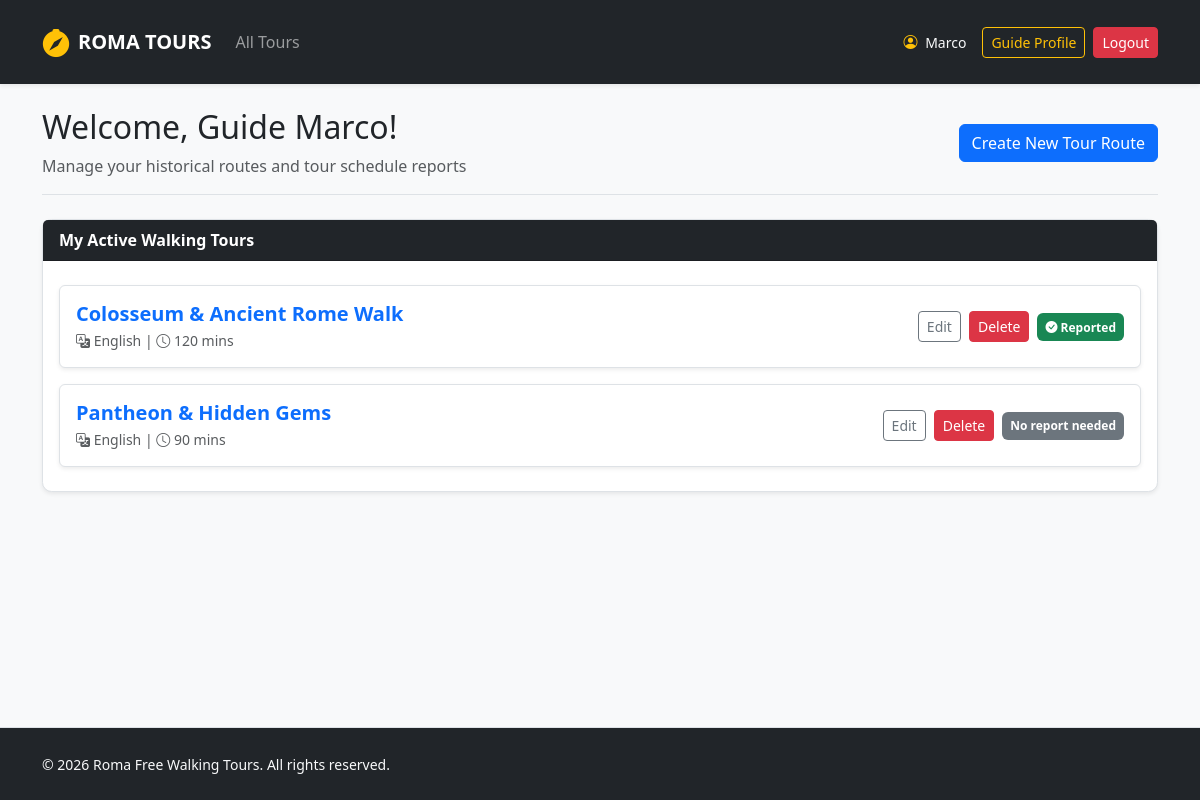
Page /guide/profile (signed in) on the earlier database version.
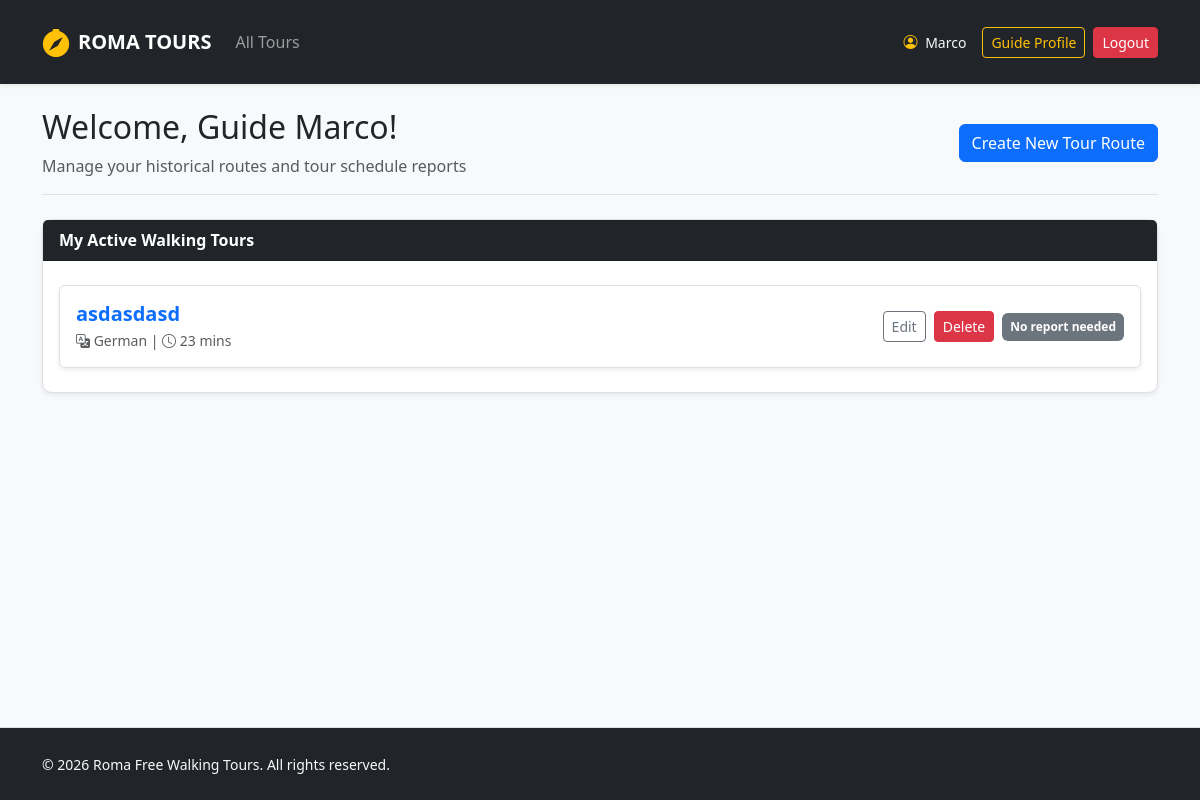
Same page on the later database version.
### tables this page shows
CREATE TABLE users (
            id INTEGER PRIMARY KEY AUTOINCREMENT,
            name TEXT NOT NULL,
            surname TEXT NOT NULL,
            email TEXT UNIQUE NOT NULL,
            password TEXT NOT NULL,
            role TEXT CHECK(role IN ('guide', 'participant', 'administrator')) NOT NULL,
            languages TEXT
        );

CREATE TABLE tours (
            id INTEGER PRIMARY KEY AUTOINCREMENT,
            guide_id INTEGER NOT NULL,
            title TEXT NOT NULL,
            meeting_point TEXT NOT NULL,
            duration INTEGER NOT NULL,
            language TEXT NOT NULL,
            max_participants INTEGER NOT NULL,
            description TEXT NOT NULL,
            stops TEXT NOT NULL,
            photos TEXT NOT NULL,
            FOREIGN KEY (guide_id) REFERENCES users(id) ON DELETE CASCADE
        );

### routes/auth_routes.py (the view)
@auth_bp.route("/guide/profile")
@login_required
@guide_required
def profile_guide():
    from dao.tours_dao import get_tours_by_guide_id
    my_tours = get_tours_by_guide_id(current_user.id)
    reportable_tours = tours_dao.get_past_tours_with_reservations(current_user.id)
    return render_template("profile_guide.html", tours=my_tours, reportable_tours=reportable_tours)

### app.py (called while the page is built)
@login_manager.user_loader
def load_user(user_id):
    db_user = get_user_by_id(user_id)
    if db_user:
        return User(
            id=db_user["id"], name=db_user["name"], surname=db_user["surname"],
            email=db_user["email"], role=db_user["role"], languages=db_user["languages"]
        )
    return None

### dao/tours_dao.py (called while the page is built)
def get_tours_by_guide_id(p_guide_id):
    query = """
        SELECT t.*, CASE WHEN tr.id IS NOT NULL THEN 1 ELSE 0 END as is_reported
        FROM tours t
        LEFT JOIN tour_reports tr ON t.id = tr.tour_id
        WHERE t.guide_id = ?
    """
    conn = sqlite3.connect(DB_FILE_PATH)
    conn.row_factory = sqlite3.Row
    cursor = conn.cursor()
    cursor.execute(query, (p_guide_id,))
    tours = cursor.fetchall()
    cursor.close()
    conn.close()
    return tours

def get_past_tours_with_reservations(p_guide_id):
    today = datetime.now().strftime("%Y-%m-%d")
    query = """
        SELECT DISTINCT t.*
        FROM tours t
        JOIN reservations r ON t.id = r.tour_id
        WHERE t.guide_id = ?
        AND r.tour_date < ?
    """
    conn = sqlite3.connect(DB_FILE_PATH)
    conn.row_factory = sqlite3.Row
    cursor = conn.cursor()
    cursor.execute(query, (p_guide_id, today))
    tours = [dict(row) for row in cursor.fetchall()]
    conn.close()
    return tours

### dao/users_dao.py (called while the page is built)
def get_user_by_id(p_id):
    query = "SELECT * FROM users WHERE id = ?"
    conn = sqlite3.connect(DB_FILE_PATH)
    conn.row_factory = sqlite3.Row
    cursor = conn.cursor()
    cursor.execute(query, (p_id,))
    db_user = cursor.fetchone()
    cursor.close()
    conn.close()
    return db_user

### routes/auth_routes.py (called while the page is built)
def guide_required(f):
    @wraps(f)
    def decorated_function(*args, **kwargs):
        if not current_user.is_authenticated or current_user.role != 'guide':
            flash("Only guides can access this page.", "danger")
            return redirect(url_for("home"))
        return f(*args, **kwargs)
    return decorated_function

### templates/profile_guide.html (shortened to what this page needs)
{% extends 'base.html' %}
{% block content %}
<div class="col-12">
  <div class="d-flex flex-wrap justify-content-between align-items-center mb-4 border-bottom pb-3">
    <div>
      <h2>Welcome, Guide {{ current_user.name }}!</h2>
      <p class="text-muted mb-0">Manage your historical routes and tour schedule reports</p>
    </div>
    <a href="{{ url_for('guide.new_tour') }}" class="btn btn-primary">Create New Tour Route</a>
  </div>
  <div class="card shadow-sm border mb-4">
    <div class="card-header bg-dark text-white fw-bold">My Active Walking Tours</div>
    <div class="card-body py-4">
      {% if tours %}
        <div class="list-group gap-3">
          {% for tour in tours %}
            <div class="list-group-item d-flex justify-content-between align-items-center rounded border shadow-sm p-3">
              <div>
                <h5 class="mb-1 fw-bold text-primary">{{ tour.title }}</h5>
                <p class="mb-0 text-muted small">
                  <i class="bi bi-translate"></i> {{ tour.language }} |
                  <i class="bi bi-clock"></i> {{ tour.duration }} mins
                </p>
              </div>
              <div class="d-flex gap-2 align-items-center">
                <a href="{{ url_for('guide.edit_tour', tour_id=tour.id) }}" class="btn btn-sm btn-outline-secondary">Edit</a>
                <form action="{{ url_for('guide.delete_tour', tour_id=tour.id) }}" method="POST" class="d-inline">
                  <button type="submit" class="btn btn-sm btn-danger" onclick="return confirm('Are you sure you want to delete this tour?')">
                    Delete
                  </button>
                </form>
                {% if reportable_tours and tour.id in reportable_tours|map(attribute='id') %}
                  {% if tour.is_reported %}
                    <span class="badge bg-success p-2 w-100"><i class="bi bi-check-circle-fill"></i> Reported</span>
                  {% endif %}
                {% else %}
                  {% if tour.is_reported %}
                    <span class="badge bg-success p-2 w-100"><i class="bi bi-check-circle-fill"></i> Reported</span>
                  {% else %}
                    <span class="badge bg-secondary p-2">No report needed</span>
                  {% endif %}
                {% endif %}
              </div>
            </div>
          {% endfor %}
        </div>
      {% else %}
        <div class="text-center py-4 text-muted">
          <i class="bi bi-map fs-2 mb-2 d-block text-secondary"></i>
          <p class="mb-0 small">No custom tour routes created yet. Click the button above to start your first tour!</p>
        </div>
      {% endif %}
    </div>
  </div>
</div>
{% endblock %}

### templates/base.html (shortened to what this page needs)
<!DOCTYPE html>
<html lang="en">
<head>
  <link href="https://cdn.jsdelivr.net/npm/bootstrap@5.3.2/dist/css/bootstrap.min.css" rel="stylesheet">
  <link rel="stylesheet" href="https://cdn.jsdelivr.net/npm/bootstrap-icons@1.11.3/font/bootstrap-icons.min.css">
  <link rel="stylesheet" href="{{ url_for('static', filename='css/styles.css') }}">
</head>
<body class="d-flex flex-column min-vh-100">
  <header>
    <nav class="navbar navbar-expand-lg navbar-dark bg-dark shadow-sm py-3 mb-4">
      <div class="container">
        <a class="navbar-brand d-flex align-items-center fw-bold text-uppercase tracking-wider" href="{{ url_for('roma_tours') }}">
          <i class="bi bi-compass-fill me-2 text-warning fs-3"></i> Roma Tours
        </a>
        <div class="collapse navbar-collapse" id="mainNav">
          <ul class="navbar-nav me-auto mb-2 mb-lg-0">
            <li class="nav-item">
              <a class="nav-link {% if request.endpoint == 'home' %}active{% endif %}" href="{{ url_for('home') }}">All Tours</a>
            </li>
          </ul>
          <div class="d-flex align-items-center gap-2">
            {% if current_user.is_authenticated %}
              <span class="text-light me-2 small">
                <i class="bi bi-person-circle me-1 text-warning"></i> {{ current_user.name }}
              </span>
              {% if current_user.role == 'administrator' %}
                <a href="{{ url_for('auth.profile_admin') }}" class="btn btn-outline-warning btn-sm">Admin Dashboard</a>
              {% elif current_user.role == 'guide' %}
                <a href="{{ url_for('auth.profile_guide') }}" class="btn btn-outline-warning btn-sm">Guide Profile</a>
              {% else %}
                <a href="{{ url_for('auth.profile_participant') }}" class="btn btn-outline-warning btn-sm">My Bookings</a>
              {% endif %}
              <a href="{{ url_for('auth.logout') }}" class="btn btn-danger btn-sm">Logout</a>
            {% endif %}
          </div>
        </div>
      </div>
    </nav>
  </header>
  <main class="container flex-grow-1">
    <div class="row g-4">
      {% block content %}{% endblock %}
    </div>
  </main>
  <footer class="mt-auto border-top bg-dark text-light">
    <div class="container py-4">
      <div class="row align-items-center">
        <div class="col-12 col-md-6 text-center text-md-start">
          <span class="small">© 2026 Roma Free Walking Tours. All rights reserved.</span>
        </div>
      </div>
    </div>
  </footer>
</body>
</html>

### static/css/styles.css (style rules this page uses)
body { background-color: #f8f9fa; font-family: 'Segoe UI', Tahoma, Geneva, Verdana, sans-serif; font-size: 1rem; }
.card { border: none; border-radius: 0.6rem; transition: transform 0.2s ease, box-shadow 0.2s ease; }

Differences in the rows shown:
removed tours: title "Colosseum & Ancient Rome Walk", language "English", duration "120", shows "Reported"
removed tours: title "Pantheon & Hidden Gems", language "English", duration "90", shows "No report needed"
added tours: title "asdasdasd", language "German", duration "23", shows "No report needed"
